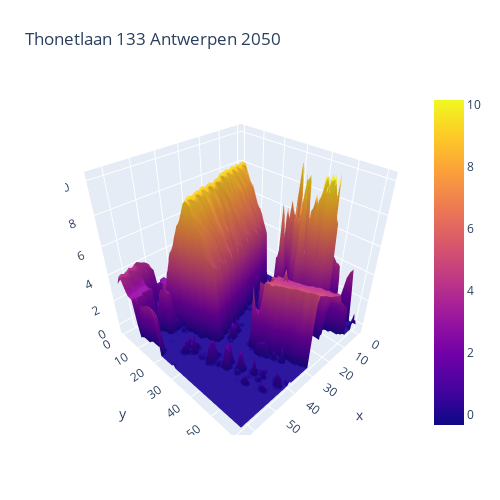

The notebook cell saved with this chart:
### Markdown cell above
## Make 3D house

### Code cell
#Make 3D house
get_address()
fast_overlap()
calculate_dem()
fast_plot()

### Figure 1 — Plotly figure (JSON) as saved in the notebook; plotly's stock layout.template omitted (floating-point values rounded to 4 significant figures; data arrays with more than 128 entries replaced by an {"elided": "..."} marker saying what was removed)
{"data": [{"type": "surface", "z": {"elided": "62x65 float values"}}], "layout": {"autosize": false, "height": 500, "margin": {"b": 65, "l": 65, "r": 50, "t": 90}, "title": {"text": "Thonetlaan 133 Antwerpen 2050"}, "width": 500}}
